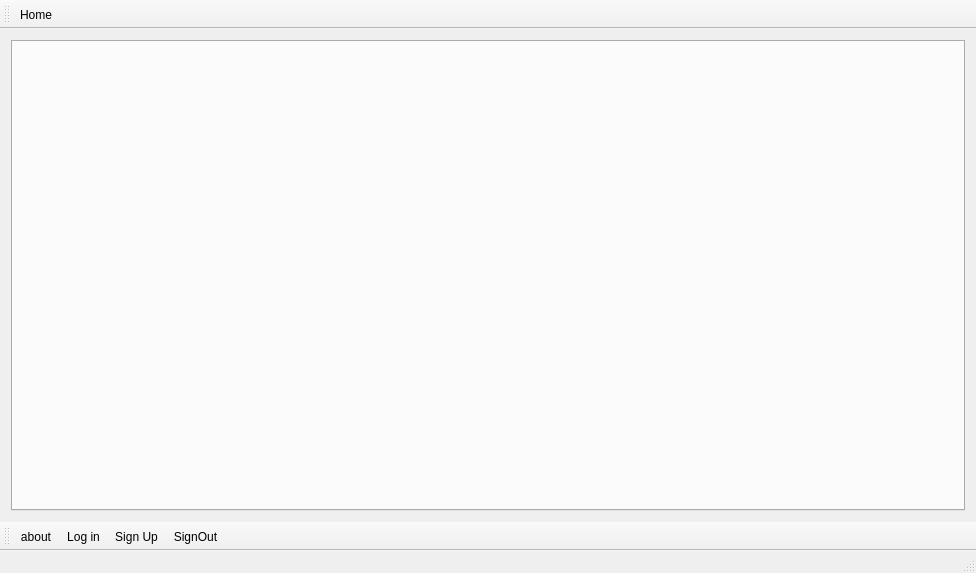
<?xml version="1.0" encoding="UTF-8"?>
<ui version="4.0">
 <class>MainWindow</class>
 <widget class="QMainWindow" name="MainWindow">
  <property name="windowModality">
   <enum>Qt::ApplicationModal</enum>
  </property>
  <property name="enabled">
   <bool>true</bool>
  </property>
  <property name="geometry">
   <rect>
    <x>0</x>
    <y>0</y>
    <width>976</width>
    <height>573</height>
   </rect>
  </property>
  <property name="mouseTracking">
   <bool>true</bool>
  </property>
  <property name="windowTitle">
   <string>MainWindow</string>
  </property>
  <property name="windowIcon">
   <iconset resource="../src.qrc">
    <normaloff>:/images/iconwindow.png</normaloff>:/images/iconwindow.png</iconset>
  </property>
  <property name="autoFillBackground">
   <bool>true</bool>
  </property>
  <property name="iconSize">
   <size>
    <width>36</width>
    <height>36</height>
   </size>
  </property>
  <property name="dockOptions">
   <set>QMainWindow::AllowTabbedDocks|QMainWindow::AnimatedDocks</set>
  </property>
  <widget class="QWidget" name="centralwidget">
   <layout class="QHBoxLayout" name="horizontalLayout">
    <item>
     <widget class="QTabWidget" name="tabWidget">
      <property name="currentIndex">
       <number>-1</number>
      </property>
     </widget>
    </item>
   </layout>
  </widget>
  <widget class="QStatusBar" name="statusbar"/>
  <widget class="QToolBar" name="toolBar">
   <property name="windowTitle">
    <string>toolBar</string>
   </property>
   <attribute name="toolBarArea">
    <enum>TopToolBarArea</enum>
   </attribute>
   <attribute name="toolBarBreak">
    <bool>false</bool>
   </attribute>
   <addaction name="actionHome"/>
  </widget>
  <widget class="QToolBar" name="toolBar_2">
   <property name="windowTitle">
    <string>toolBar_2</string>
   </property>
   <property name="toolTipDuration">
    <number>-1</number>
   </property>
   <property name="iconSize">
    <size>
     <width>70</width>
     <height>40</height>
    </size>
   </property>
   <attribute name="toolBarArea">
    <enum>BottomToolBarArea</enum>
   </attribute>
   <attribute name="toolBarBreak">
    <bool>false</bool>
   </attribute>
   <addaction name="actionabout"/>
   <addaction name="actionSignIn"/>
   <addaction name="actionSignUp"/>
   <addaction name="actionSignOut"/>
  </widget>
  <action name="actionSignUp">
   <property name="icon">
    <iconset resource="../src.qrc">
     <normaloff>:/images/signupicon.png</normaloff>:/images/signupicon.png</iconset>
   </property>
   <property name="text">
    <string>Sign Up</string>
   </property>
   <property name="toolTip">
    <string>Sign Up</string>
   </property>
   <property name="statusTip">
    <string>Sign Up</string>
   </property>
  </action>
  <action name="actionSignIn">
   <property name="icon">
    <iconset resource="../src.qrc">
     <normaloff>:/images/signin.ico</normaloff>:/images/signin.ico</iconset>
   </property>
   <property name="text">
    <string>Log in</string>
   </property>
   <property name="iconText">
    <string>Log in</string>
   </property>
   <property name="toolTip">
    <string>Log in</string>
   </property>
   <property name="statusTip">
    <string>Log in</string>
   </property>
  </action>
  <action name="actionSignOut">
   <property name="enabled">
    <bool>true</bool>
   </property>
   <property name="icon">
    <iconset resource="../src.qrc">
     <normaloff>:/images/signout.ico</normaloff>:/images/signout.ico</iconset>
   </property>
   <property name="text">
    <string>SignOut</string>
   </property>
   <property name="toolTip">
    <string>Exit program</string>
   </property>
   <property name="statusTip">
    <string>Exit program</string>
   </property>
  </action>
  <action name="actionHome">
   <property name="checkable">
    <bool>true</bool>
   </property>
   <property name="checked">
    <bool>false</bool>
   </property>
   <property name="icon">
    <iconset resource="../src.qrc">
     <normaloff>:/images/home.ico</normaloff>:/images/home.ico</iconset>
   </property>
   <property name="text">
    <string>Home</string>
   </property>
   <property name="toolTip">
    <string>Log out</string>
   </property>
   <property name="statusTip">
    <string>Return to home page</string>
   </property>
  </action>
  <action name="actionabout">
   <property name="icon">
    <iconset resource="../src.qrc">
     <normaloff>:/images/team.png</normaloff>:/images/team.png</iconset>
   </property>
   <property name="text">
    <string>about</string>
   </property>
   <property name="toolTip">
    <string>Develop team</string>
   </property>
   <property name="statusTip">
    <string>Develop team</string>
   </property>
  </action>
 </widget>
 <layoutdefault spacing="6" margin="11"/>
 <tabstops>
  <tabstop>tabWidget</tabstop>
 </tabstops>
 <resources>
  <include location="../src.qrc"/>
 </resources>
 <connections/>
</ui>
